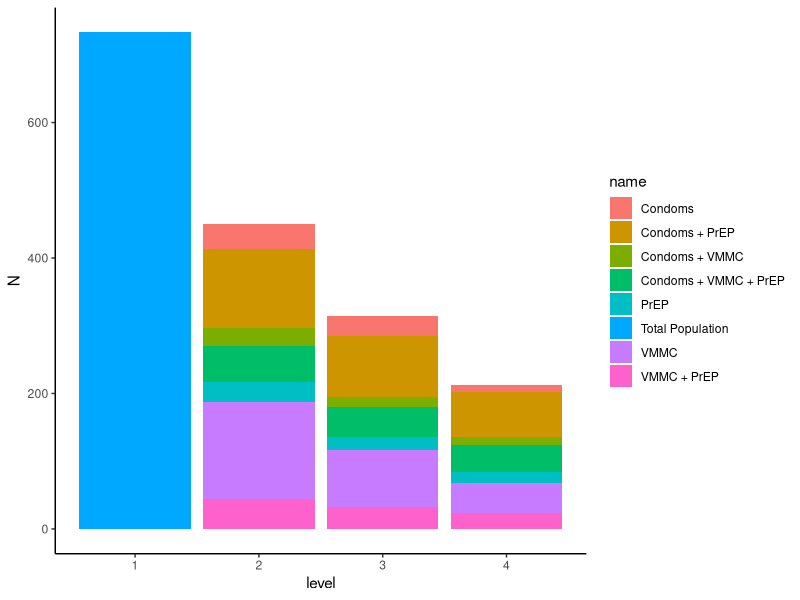
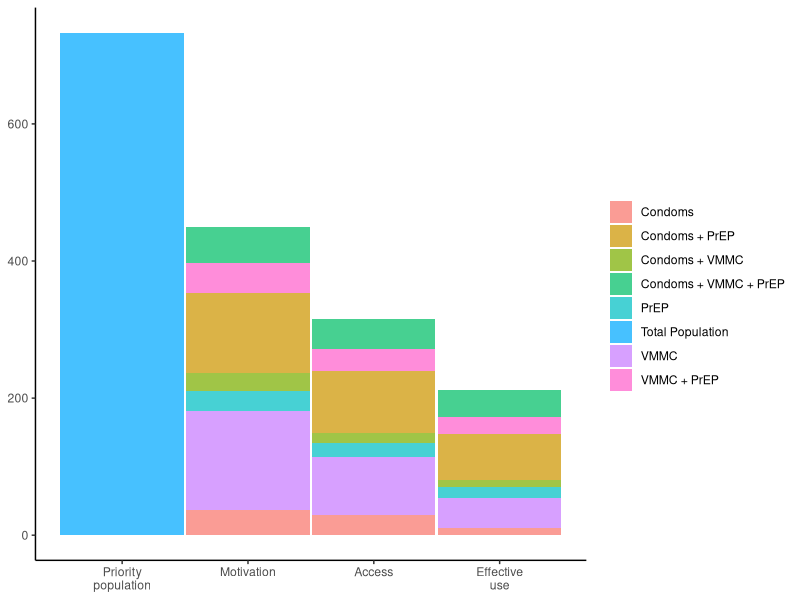
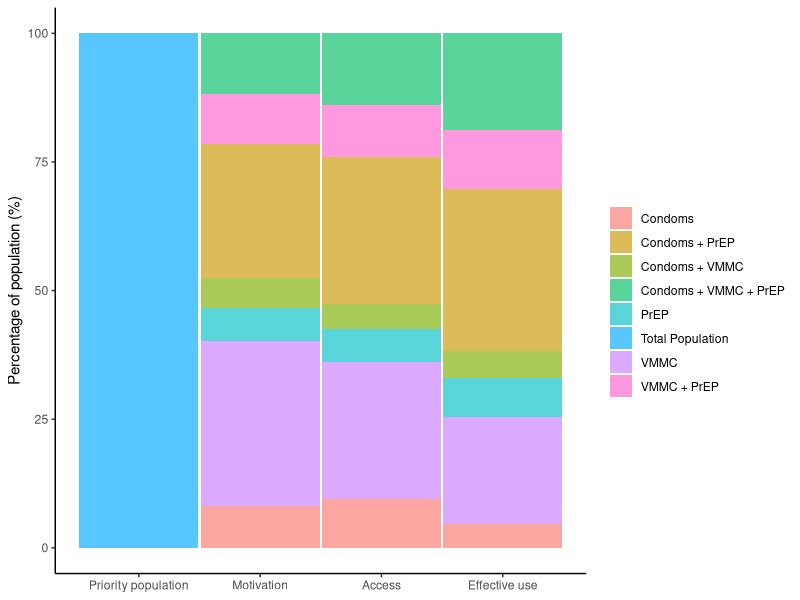

These figures' R source, in order:
library(ggplot2)
library(scales) #for label_wrap()

#bray <- paste0('bray',seq(1,9,1))
brayX <- c('Condoms', 'VMMC', 'PrEP',
           'Condoms + VMMC', 'Condoms + PrEP',
           'VMMC + PrEP', 'Condoms + VMMC + PrEP' )
dx1 <- data.frame(name = 'Total Population', level = 1)
dx2 <- as.data.frame(expand.grid('name' = brayX, 'level' = c(2,3,4)))
dx <- rbind(dx1, dx2)

dx$level_name <- NA #not in use at the moment 
#(https://www.andrewheiss.com/blog/2022/06/23/long-labels-ggplot/)
dx$N <- NA
dx[dx$level==1,]$N <- 733
dx[dx$level==1,]$level_name <- 'Priority population'

dx[dx$level==2,]$N <- c(37,144,29,26,117,44,53)
dx[dx$level==2,]$level_name <- 'Motivation'

dx[dx$level==3,]$N <- c(30,84,20,15,90,32,44)
dx[dx$level==3,]$level_name <- 'Access'

dx[dx$level==4,]$N <- c(10,44,16,11,67,24,40)
dx[dx$level==4,]$level_name <- 'Effective use'

table(dx$N, useNA = 'a')

ggplot(dx) + 
  geom_bar(aes(x = level, y = N, fill = name),
           position="stack", stat="identity") + 
  theme_classic()

dx$cs1 <- NA
dx$cs2 <- NA
dx$pc_cs1 <- NA
dx$pc_cs2 <- NA
for(i in 2:4){
  #aux <- dx[dx$level==i,]
  totl <- sum(dx[dx$level==i,]$N)
  
  dx[dx$level==i,]$cs2 <- cumsum(dx[dx$level==i,]$N)
  dx[dx$level==i,]$cs1 <- c(0,dx[dx$level==i,]$cs2[1:6])
  #If we have the same number of factors for each level
  
  dx[dx$level==i,]$pc_cs1 <- dx[dx$level==i,]$cs1 /totl
  dx[dx$level==i,]$pc_cs2 <- dx[dx$level==i,]$cs2 /totl
}
dx
dx[dx$level==1,]$cs1[1] <- 0
dx[dx$level==1,]$cs2[1] <- dx[dx$level==1,]$N[1]
#
dx[dx$level==1,]$pc_cs1[1] <- 0
dx[dx$level==1,]$pc_cs2[1] <- 1#?

ggplot(dx) + theme_classic() + labs(fill = '') +
  geom_rect(aes(xmin = level - 0.49, xmax = level + 0.49,
                ymin = cs1, ymax = cs2, fill = name),
            alpha = .72) + 
  scale_x_continuous(breaks = seq(1,4),
                     labels = c('Priority\npopulation',
                                'Motivation',
                                'Access',
                                'Effective\nuse')) 


ggplot(dx) + theme_classic() +
  geom_rect(aes(xmin = level - 0.49, xmax = level + 0.49,
                ymin = 100*pc_cs1, ymax = 100*pc_cs2,
                fill = name), alpha = .65) + 
  ylab('Percentage of population (%)') + 
  labs(fill = '') +
  scale_x_continuous(breaks = seq(1,4),
                     labels = c('Priority population',
                                'Motivation',
                                'Access',
                                'Effective use'))  
